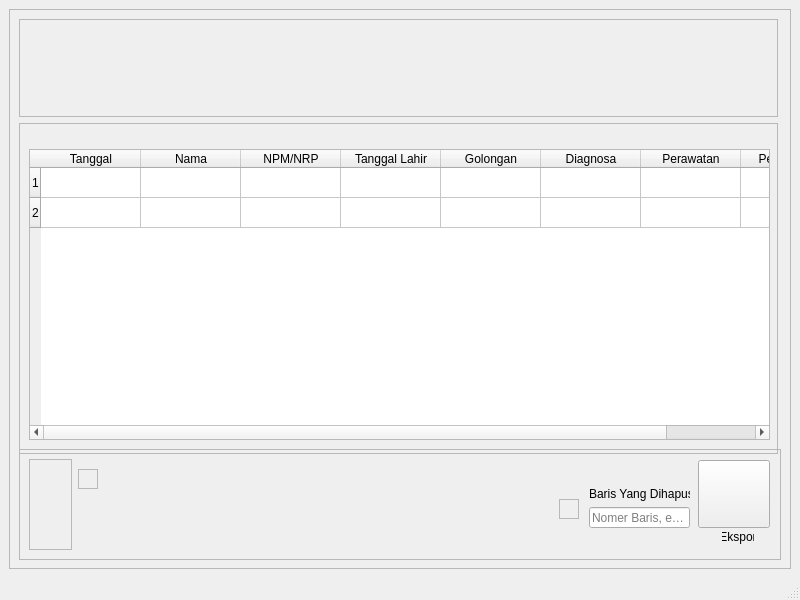
<?xml version="1.0" encoding="UTF-8"?>
<ui version="4.0">
 <class>MainWindow</class>
 <widget class="QMainWindow" name="MainWindow">
  <property name="geometry">
   <rect>
    <x>0</x>
    <y>0</y>
    <width>800</width>
    <height>600</height>
   </rect>
  </property>
  <property name="windowTitle">
   <string>MainWindow</string>
  </property>
  <widget class="QWidget" name="centralwidget">
   <layout class="QGridLayout" name="gridLayout">
    <item row="0" column="1">
     <widget class="QFrame" name="frame">
      <property name="frameShape">
       <enum>QFrame::StyledPanel</enum>
      </property>
      <property name="frameShadow">
       <enum>QFrame::Raised</enum>
      </property>
      <widget class="QFrame" name="frame_2">
       <property name="geometry">
        <rect>
         <x>10</x>
         <y>10</y>
         <width>759</width>
         <height>98</height>
        </rect>
       </property>
       <property name="frameShape">
        <enum>QFrame::StyledPanel</enum>
       </property>
       <property name="frameShadow">
        <enum>QFrame::Raised</enum>
       </property>
       <layout class="QGridLayout" name="gridLayout_3">
        <item row="0" column="0">
         <layout class="QHBoxLayout" name="horizontalLayout">
          <item>
           <widget class="QLabel" name="label_3">
            <property name="text">
             <string/>
            </property>
            <property name="pixmap">
             <pixmap resource="img_rsc.qrc">:/images/img/upn logo.png</pixmap>
            </property>
            <property name="scaledContents">
             <bool>true</bool>
            </property>
           </widget>
          </item>
          <item>
           <widget class="QLabel" name="label">
            <property name="text">
             <string/>
            </property>
            <property name="pixmap">
             <pixmap resource="img_rsc.qrc">:/images/img/poli gigi logo.png</pixmap>
            </property>
           </widget>
          </item>
         </layout>
        </item>
        <item row="0" column="1">
         <spacer name="horizontalSpacer">
          <property name="orientation">
           <enum>Qt::Horizontal</enum>
          </property>
          <property name="sizeHint" stdset="0">
           <size>
            <width>258</width>
            <height>20</height>
           </size>
          </property>
         </spacer>
        </item>
       </layout>
      </widget>
      <widget class="QFrame" name="frame_4">
       <property name="geometry">
        <rect>
         <x>10</x>
         <y>114</y>
         <width>759</width>
         <height>331</height>
        </rect>
       </property>
       <property name="frameShape">
        <enum>QFrame::StyledPanel</enum>
       </property>
       <property name="frameShadow">
        <enum>QFrame::Raised</enum>
       </property>
       <widget class="QTableWidget" name="tableWidget">
        <property name="geometry">
         <rect>
          <x>10</x>
          <y>26</y>
          <width>741</width>
          <height>291</height>
         </rect>
        </property>
        <row>
         <property name="text">
          <string>1</string>
         </property>
        </row>
        <row>
         <property name="text">
          <string>2</string>
         </property>
        </row>
        <column>
         <property name="text">
          <string>Tanggal</string>
         </property>
        </column>
        <column>
         <property name="text">
          <string>Nama</string>
         </property>
        </column>
        <column>
         <property name="text">
          <string>NPM/NRP</string>
         </property>
        </column>
        <column>
         <property name="text">
          <string>Tanggal Lahir</string>
         </property>
        </column>
        <column>
         <property name="text">
          <string>Golongan</string>
         </property>
        </column>
        <column>
         <property name="text">
          <string>Diagnosa</string>
         </property>
        </column>
        <column>
         <property name="text">
          <string>Perawatan</string>
         </property>
        </column>
        <column>
         <property name="text">
          <string>Pengobatan</string>
         </property>
        </column>
       </widget>
      </widget>
      <widget class="QFrame" name="frame_3">
       <property name="geometry">
        <rect>
         <x>10</x>
         <y>440</y>
         <width>762</width>
         <height>111</height>
        </rect>
       </property>
       <property name="frameShape">
        <enum>QFrame::StyledPanel</enum>
       </property>
       <property name="frameShadow">
        <enum>QFrame::Raised</enum>
       </property>
       <widget class="QFrame" name="frame_5">
        <property name="geometry">
         <rect>
          <x>59</x>
          <y>20</y>
          <width>20</width>
          <height>20</height>
         </rect>
        </property>
        <property name="frameShape">
         <enum>QFrame::StyledPanel</enum>
        </property>
        <property name="frameShadow">
         <enum>QFrame::Raised</enum>
        </property>
        <layout class="QGridLayout" name="gridLayout_2"/>
       </widget>
       <widget class="QWidget" name="">
        <property name="geometry">
         <rect>
          <x>570</x>
          <y>38</y>
          <width>101</width>
          <height>41</height>
         </rect>
        </property>
        <layout class="QGridLayout" name="gridLayout_8">
         <item row="0" column="0">
          <widget class="QLabel" name="label_2">
           <property name="text">
            <string>Baris Yang Dihapus</string>
           </property>
          </widget>
         </item>
         <item row="1" column="0">
          <widget class="QLineEdit" name="lineEdit">
           <property name="placeholderText">
            <string>Nomer Baris, ex : 1</string>
           </property>
          </widget>
         </item>
        </layout>
       </widget>
       <widget class="QFrame" name="frame_7">
        <property name="geometry">
         <rect>
          <x>10</x>
          <y>10</y>
          <width>43</width>
          <height>91</height>
         </rect>
        </property>
        <property name="frameShape">
         <enum>QFrame::StyledPanel</enum>
        </property>
        <property name="frameShadow">
         <enum>QFrame::Raised</enum>
        </property>
        <layout class="QGridLayout" name="gridLayout_6">
         <item row="0" column="0">
          <spacer name="verticalSpacer">
           <property name="orientation">
            <enum>Qt::Vertical</enum>
           </property>
           <property name="sizeHint" stdset="0">
            <size>
             <width>20</width>
             <height>68</height>
            </size>
           </property>
          </spacer>
         </item>
        </layout>
       </widget>
       <widget class="QFrame" name="frame_6">
        <property name="geometry">
         <rect>
          <x>540</x>
          <y>50</y>
          <width>20</width>
          <height>20</height>
         </rect>
        </property>
        <property name="frameShape">
         <enum>QFrame::StyledPanel</enum>
        </property>
        <property name="frameShadow">
         <enum>QFrame::Raised</enum>
        </property>
        <layout class="QGridLayout" name="gridLayout_7"/>
       </widget>
       <widget class="QPushButton" name="pushButton">
        <property name="geometry">
         <rect>
          <x>679</x>
          <y>11</y>
          <width>72</width>
          <height>68</height>
         </rect>
        </property>
        <property name="text">
         <string/>
        </property>
        <property name="icon">
         <iconset resource="img_rsc.qrc">
          <normaloff>:/images/img/hapus_data.png</normaloff>:/images/img/hapus_data.png</iconset>
        </property>
        <property name="iconSize">
         <size>
          <width>60</width>
          <height>60</height>
         </size>
        </property>
       </widget>
       <widget class="QLabel" name="label_5">
        <property name="geometry">
         <rect>
          <x>703</x>
          <y>80</y>
          <width>32</width>
          <height>16</height>
         </rect>
        </property>
        <property name="text">
         <string>Ekspor</string>
        </property>
        <property name="alignment">
         <set>Qt::AlignCenter</set>
        </property>
       </widget>
      </widget>
     </widget>
    </item>
   </layout>
  </widget>
  <widget class="QMenuBar" name="menubar">
   <property name="geometry">
    <rect>
     <x>0</x>
     <y>0</y>
     <width>800</width>
     <height>21</height>
    </rect>
   </property>
  </widget>
  <widget class="QStatusBar" name="statusbar"/>
 </widget>
 <resources>
  <include location="img_rsc.qrc"/>
  <include location="img_rsc.qrc"/>
 </resources>
 <connections/>
</ui>
